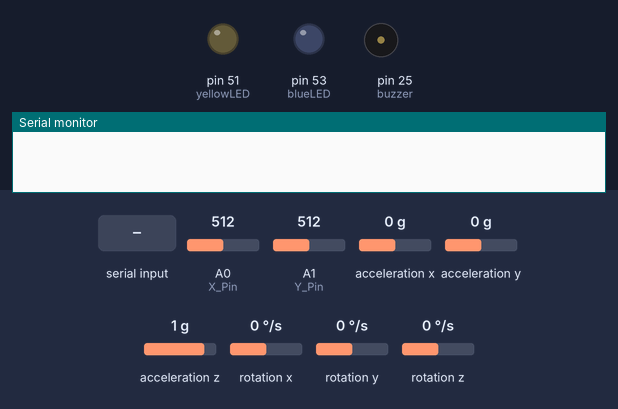
A sketch run on a simulated Arduino Mega 2560, built with avr-gcc and run on an emulated ATmega2560. Parts: output pins drawn as LEDs (lit = HIGH), buzzer (waves = sounding, pin HIGH), the last lines printed to the serial monitor. Wiring (inferred from the names in the program): MPU-6050 motion sensor at I2C address 0x68. The test bench sets the inputs (shaded band); at power-on: rotation x 0 °/s, A0 (X_Pin) = 512, A1 (Y_Pin) = 512, acceleration x 0 g, acceleration y 0 g, acceleration z 1 g, rotation y 0 °/s, rotation z 0 °/s.

Above: at 1.2 s.
1.3 s: rotation x set to 70 °/s
2.8 s: rotation x set to 83 °/s
At 3.4 s:
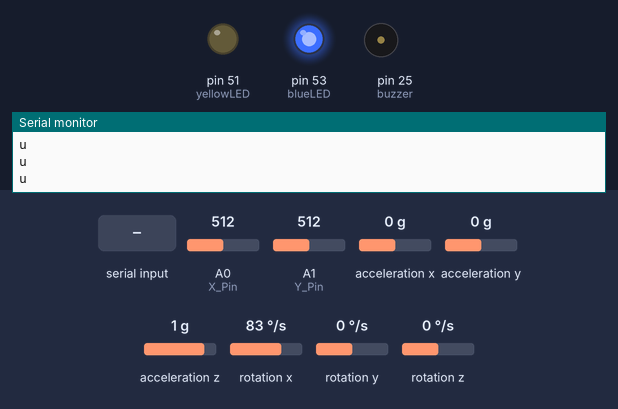
4.5 s: "1" received over Serial
At 4.9 s:
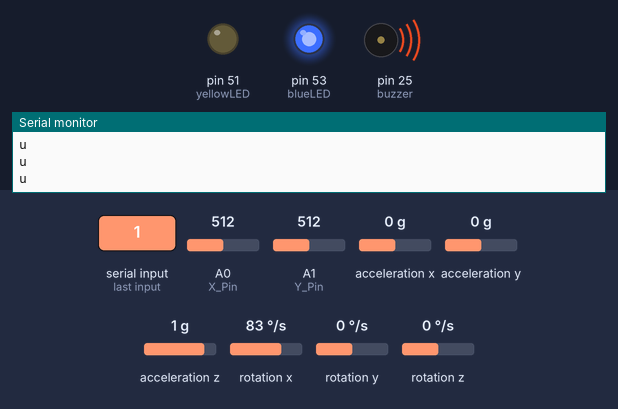
Timing chart, 0 to 7.5 s (numbered marks = the images above; inputs shaded):
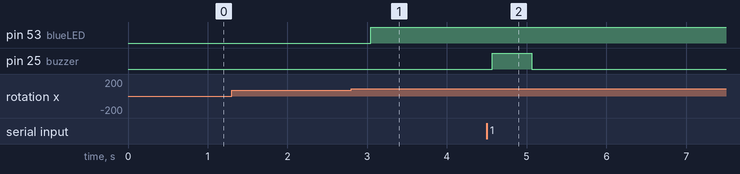

Measured:
- the behaviour switches between 76 and 77 °/s on rotation x (found by bisection; images 0 and 1)
- after the input at 1.3 s, every drawn part: stays the same
- after the input at 2.8 s, pin 53 (blueLED): LOW → HIGH after 0.24 s
- after the input at 4.5 s, pin 25 (buzzer): LOW → HIGH after 0.07 s, → LOW 0.50 s later

The sketch:

GY521.ino
```cpp
// MPU-6050 Short Example Sketch
//www.elegoo.com
//2016.12.9

#include<Wire.h>
const int MPU_addr=0x68;  // I2C address of the MPU-6050
int16_t AcX,AcY,AcZ,GyX,GyY,GyZ,Tmp;
int blueLED = 53;
int yellowLED = 51;
int buzzer = 25;
const int SW_Pin = 2;
const int X_Pin = 0;
const int Y_Pin = 1;

char apple;
void setup(){
  pinMode(blueLED, OUTPUT);
  pinMode(yellowLED, OUTPUT);
  pinMode(buzzer, OUTPUT);
  pinMode(SW_Pin, INPUT);
  digitalWrite(SW_Pin, HIGH);
  Wire.begin();
  Wire.beginTransmission(MPU_addr);
  Wire.write(0x6B);  // PWR_MGMT_1 register
  Wire.write(0);     // set to zero (wakes up the MPU-6050)
  Wire.endTransmission(true);
  Serial.begin(9600);
}
void loop(){
  //Gyro Correction
  Wire.beginTransmission(MPU_addr);
  Wire.write(0x3B);  // starting with register 0x3B (ACCEL_XOUT_H)
  Wire.endTransmission(false);
  Wire.requestFrom(MPU_addr,14,true);  // request a total of 14 registers

  AcX=Wire.read()<<8|Wire.read();  // 0x3B (ACCEL_XOUT_H) & 0x3C (ACCEL_XOUT_L)
  AcY=Wire.read()<<8|Wire.read();  // 0x3D (ACCEL_YOUT_H) & 0x3E (ACCEL_YOUT_L)
  AcZ=Wire.read()<<8|Wire.read();  // 0x3F (ACCEL_ZOUT_H) & 0x40 (ACCEL_ZOUT_L)
  Tmp=Wire.read()<<8|Wire.read();  // 0x41 (TEMP_OUT_H) & 0x42 (TEMP_OUT_L)
  GyX=(Wire.read()<<8|Wire.read());  // 0x43 (GYRO_XOUT_H) & 0x44 (GYRO_XOUT_L)
  GyY=(Wire.read()<<8|Wire.read());  // 0x45 (GYRO_YOUT_H) & 0x46 (GYRO_YOUT_L)
  GyZ=(Wire.read()<<8|Wire.read());  // 0x47 (GYRO_ZOUT_H) & 0x48 (GYRO_ZOUT_L)

//print out accelerometer/gyrometer data
//Serial.print(" | AcX = "); Serial.println(AcX);
//Serial.print(" | AcY = "); Serial.println(AcY);
//Serial.print(" | AcZ = "); Serial.println(AcZ);
//Serial.print(" | GyX = ");
//Serial.println(GyX);
//Serial.print(" | GyY = ");
//Serial.println(GyY);
//Serial.print(" | GyZ = ");
//Serial.println(GyZ);
//Serial.println();

delay(150);
//check for apple eaten from python
  while(Serial.available())
  {
    apple = Serial.read();
  }
  if(apple == '1')
  {
    digitalWrite(buzzer, HIGH);
    delay(500);
    digitalWrite(buzzer, LOW);
    apple = '0';
   }
//poll for joystick changes
   if(analogRead(X_Pin) == 0)//right
   {
    Serial.println("r");
   }
   else if(analogRead(X_Pin) == 1023)//left
   {
    Serial.println("l");
   }
   else if(analogRead(Y_Pin) == 0) //up
   {
    Serial.println("d");
   }
   else if(analogRead(Y_Pin) == 1023) //down
   {
    Serial.println("u");
   }
//poll for gyrometer changes
   if(GyX > 10000)//up in python
   {
    digitalWrite (blueLED, HIGH);
    Serial.println("u");
   }
   else if(GyX < -10000)//down in python
   {
    digitalWrite (blueLED, LOW);
    Serial.println("d");
   }
   else if(GyY > 10000)//left in python
   {
    digitalWrite (yellowLED, HIGH);
    Serial.println("l");
   }
   else if(GyY < -10000)//right in python
   {
    digitalWrite (yellowLED, LOW);
    Serial.println("r");
   }
//poll for accelerometer changes
  if(abs(AcX) > 10000)
  {
   Serial.println("z");
  }
}
```
